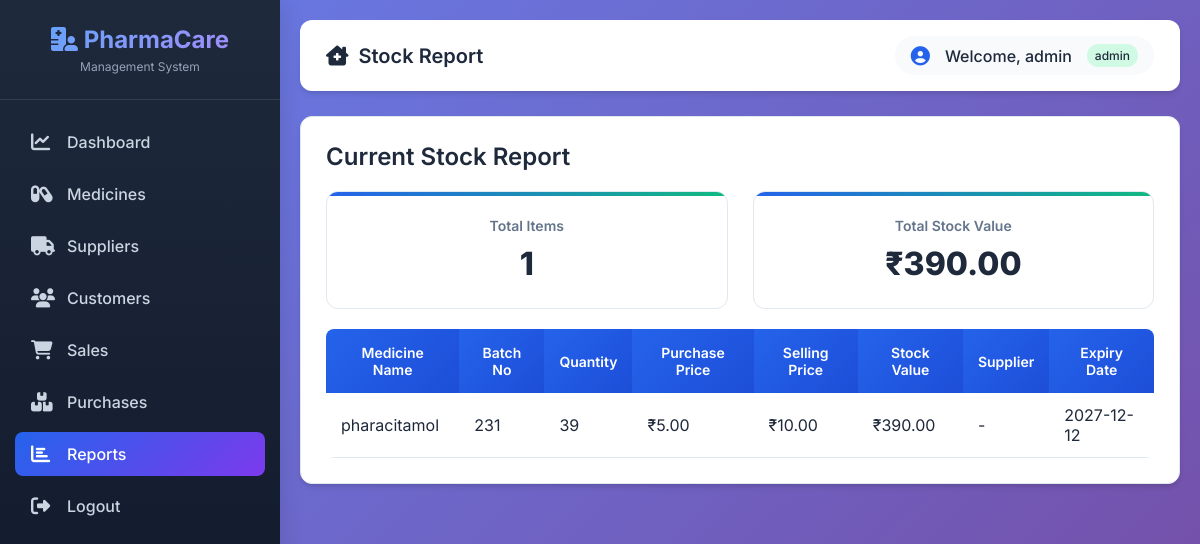
The app's page /reports/stock (signed in) with its own data.
### tables this page shows
CREATE TABLE medicines (
            id INTEGER PRIMARY KEY AUTOINCREMENT,
            name TEXT NOT NULL,
            category TEXT,
            batch_no TEXT,
            expiry_date DATE,
            quantity INTEGER DEFAULT 0,
            purchase_price REAL,
            selling_price REAL,
            supplier_id INTEGER,
            reorder_level INTEGER DEFAULT 10,
            created_at TIMESTAMP DEFAULT CURRENT_TIMESTAMP,
            FOREIGN KEY (supplier_id) REFERENCES suppliers (id)
        );

### routes/report_routes.py (the view)
@report_bp.route('/stock')
def stock_report():
    if 'user_id' not in session:
        return redirect(url_for('auth_bp.login'))
    stock = ReportController.get_stock_report()
    return render_template('reports/stock_report.html', stock=stock)

### controllers/report_controller.py (called while the page is built)
    @staticmethod
    def get_stock_report():
        return ReportModel.get_stock_report()

### database/db.py (called while the page is built)
def get_db_connection():
    conn = sqlite3.connect(DATABASE_PATH)
    conn.row_factory = sqlite3.Row
    return conn

### templates/reports/stock_report.html (shortened to what this page needs)
{% extends "layout/base.html" %}
{% block title %}Stock Report{% endblock %}
{% block content %}
<div class="card">
    <h2>Current Stock Report</h2>
    <div class="stats" style="margin-bottom: 20px;">
        <div class="stat-card">
            <h3>Total Items</h3>
            <div class="number">{{ stock|length }}</div>
        </div>
        <div class="stat-card">
            <h3>Total Stock Value</h3>
            <div class="number">₹{{ "%.2f"|format(stock|sum(attribute='stock_value') or 0) }}</div>
        </div>
    </div>
    <table>
        <thead>
            <tr>
                <th>Medicine Name</th>
                <th>Batch No</th>
                <th>Quantity</th>
                <th>Purchase Price</th>
                <th>Selling Price</th>
                <th>Stock Value</th>
                <th>Supplier</th>
                <th>Expiry Date</th>
            </tr>
        </thead>
        <tbody>
            {% for item in stock %}
            <tr>
                <td>{{ item.name }}</td>
                <td>{{ item.batch_no or '-' }}</td>
                <td style="{% if item.quantity <= item.reorder_level %}color: red; font-weight: bold;{% endif %}">
                    {{ item.quantity }}
                </td>
                <td>₹{{ "%.2f"|format(item.purchase_price or 0) }}</td>
                <td>₹{{ "%.2f"|format(item.selling_price or 0) }}</td>
                <td>₹{{ "%.2f"|format(item.stock_value or 0) }}</td>
                <td>{{ item.supplier_name or '-' }}</td>
                <td style="{% if item.expiry_date and item.expiry_date <= '2026-01-01' %}color: red;{% endif %}">
                    {{ item.expiry_date or '-' }}
                </td>
            </tr>
            {% endfor %}
        </tbody>
    </table>
</div>
{% endblock %}

### templates/layout/base.html (style rules this page uses)
:root { --primary: #2563eb; --primary-dark: #1d4ed8; --secondary: #10b981; --danger: #ef4444; --warning: #f59e0b; --info: #3b82f6; --dark: #1e293b; --light: #f8fafc; --gray: #64748b; --border: #e2e8f0; --shadow-sm: 0 1px 2px 0 rgb(0 0 0 / 0.05); --shadow: 0 1px 3px 0 rgb(0 0 0 / 0.1), 0 1px 2px -1px rgb(0 0 0 / 0.1); --shadow-md: 0 4px 6px -1px rgb(0 0 0 / 0.1), 0 2px 4px -2px rgb(0 0 0 / 0.1); --shadow-lg: 0 10px 15px -3px rgb(0 0 0 / 0.1), 0 4px 6px -4px rgb(0 0 0 / 0.1); --radius: 12px; --radius-sm: 8px; }
* { margin: 0; padding: 0; box-sizing: border-box; }
body { font-family: 'Inter', sans-serif; background: linear-gradient(135deg, #667eea 0%, #764ba2 100%); min-height: 100vh; overflow-x: hidden; }
.card { background: white; padding: 25px; border-radius: var(--radius); box-shadow: var(--shadow-md); margin-bottom: 25px; transition: all 0.3s ease; border: 1px solid var(--border); }
.card h2, .card h3 { margin-bottom: 20px; color: var(--dark); font-weight: 600; }
table { width: 100%; background: white; border-collapse: separate; border-spacing: 0; margin-top: 20px; border-radius: var(--radius-sm); overflow: hidden; }
table th { background: linear-gradient(135deg, var(--primary), var(--primary-dark)); color: white; padding: 15px; font-weight: 600; font-size: 0.875rem; }
table td { padding: 12px 15px; border-bottom: 1px solid var(--border); color: var(--dark); }
.stats { display: grid; grid-template-columns: repeat(auto-fit, minmax(280px, 1fr)); gap: 25px; margin-bottom: 30px; }
.stat-card { background: white; padding: 25px; border-radius: var(--radius); text-align: center; transition: all 0.3s ease; border: 1px solid var(--border); position: relative; overflow: hidden; }
.stat-card::before { content: ''; position: absolute; top: 0; left: 0; right: 0; height: 4px; background: linear-gradient(90deg, var(--primary), var(--secondary)); }
.stat-card h3 { color: var(--gray); font-size: 0.875rem; margin-bottom: 10px; font-weight: 600; }
.stat-card .number { font-size: 2rem; font-weight: 800; color: var(--dark); }

### records on screen
medicines: name "pharacitamol", batch_no "231", quantity "39", purchase_price "5.00", selling_price "10.00", stock_value "390.00", supplier_name "-", expiry_date "2027-12-12"

### other values on screen
{{ session.username }} "admin"
{{ session.role }} "admin"
{{ stock|length }} "1"
{{ "%.2f"|format(stock|sum(attribute='stock_value') or 0) }} "390.00"
